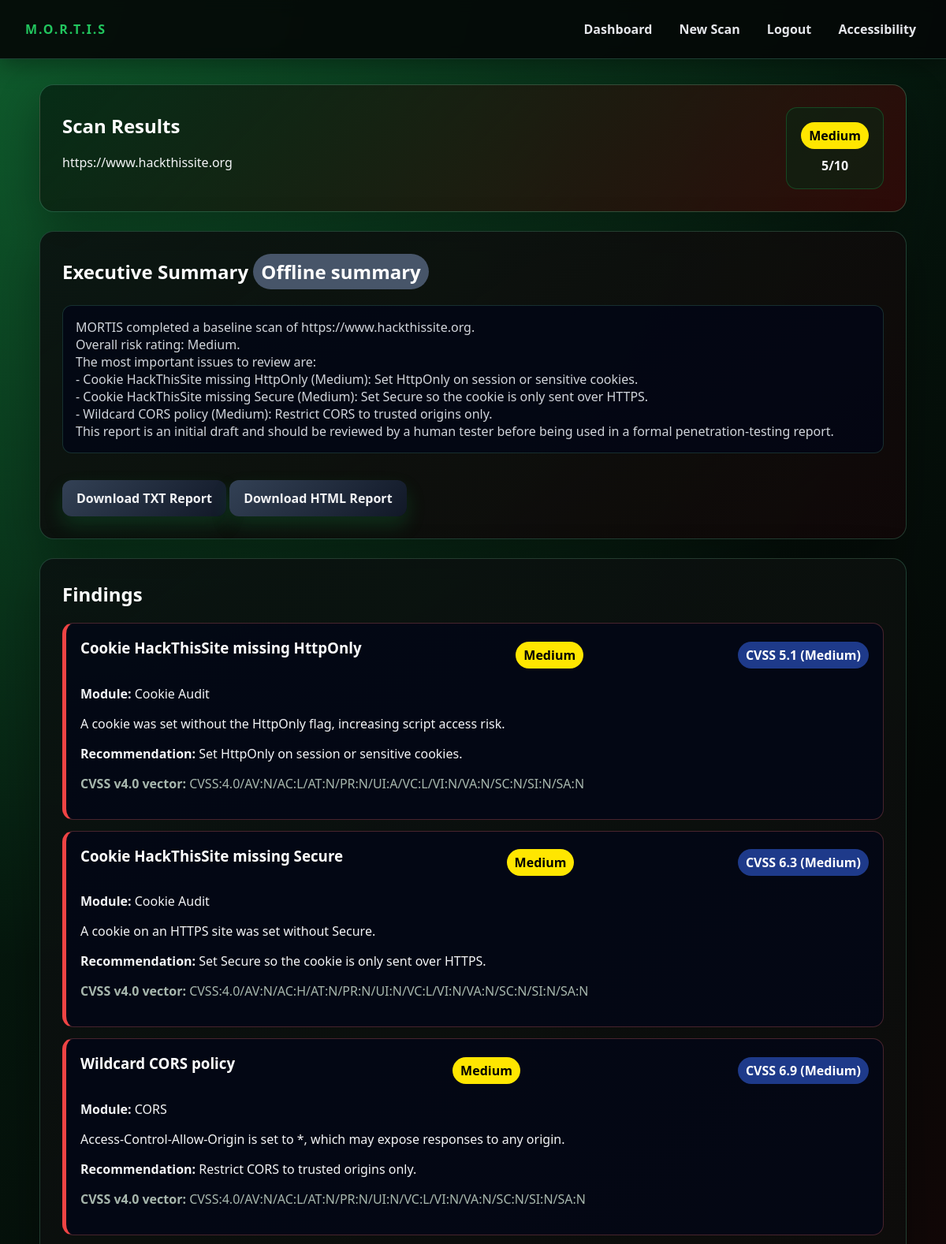
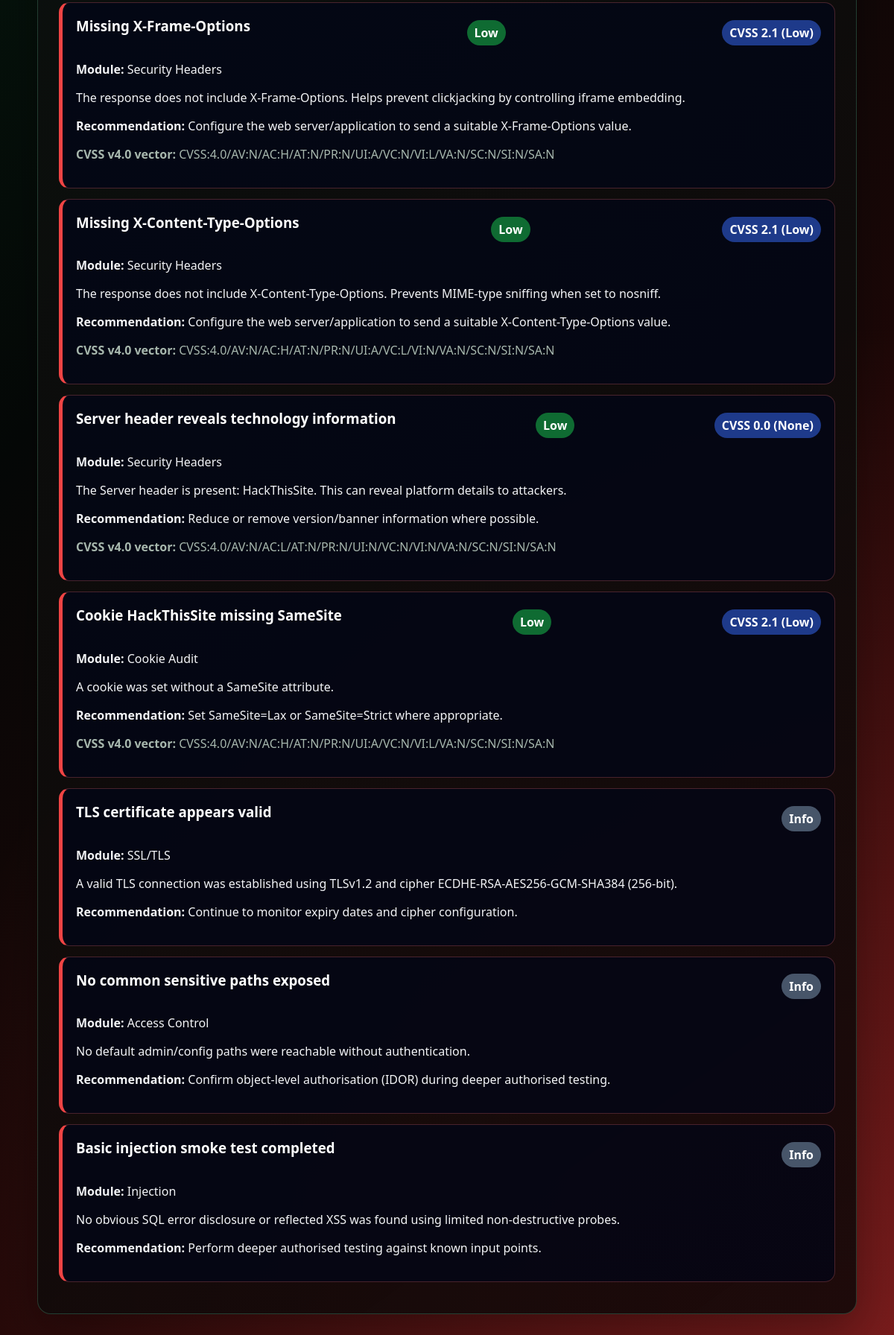
/results/18 (signed in), run on the app's committed database (2 pictures, top to bottom).
### app/models.py (models this page shows)
class Scan(db.Model):
    id = db.Column(db.Integer, primary_key=True)
    target_url = db.Column(db.String(500), nullable=False)
    created_at = db.Column(db.DateTime, default=datetime.utcnow)
    overall_score = db.Column(db.Integer, default=0)
    overall_rating = db.Column(db.String(20), default="Low")
    report_summary = db.Column(db.Text, default="")
    report_source = db.Column(db.String(20), default="")  # "api" | "offline" | ""
    status = db.Column(db.String(20), default="running")  # running | reporting | completed | failed
    modules_total = db.Column(db.Integer, default=0)
    modules_done = db.Column(db.Integer, default=0)
    current_module = db.Column(db.String(80), default="")
    findings = db.relationship(
        "Finding",
        backref="scan",
        cascade="all, delete-orphan",
        lazy=True,
        order_by="Finding.score.desc()"
    )

class Finding(db.Model):
    id = db.Column(db.Integer, primary_key=True)
    scan_id = db.Column(db.Integer, db.ForeignKey("scan.id"), nullable=False)
    module = db.Column(db.String(80), nullable=False)
    title = db.Column(db.String(200), nullable=False)
    severity = db.Column(db.String(20), nullable=False)
    score = db.Column(db.Integer, default=0)
    cvss_vector = db.Column(db.String(60), nullable=True)
    cvss_score = db.Column(db.Float, nullable=True)
    cvss_rating = db.Column(db.String(20), nullable=True)
    description = db.Column(db.Text, nullable=False)
    recommendation = db.Column(db.Text, nullable=False)

### app/routes.py (the view)
@bp.route("/results/<int:scan_id>")
@login_required
def results(scan_id):
    scan_record = Scan.query.get_or_404(scan_id)
    if scan_record.status in ("running", "reporting"):
        return redirect(url_for("main.scan_progress", scan_id=scan_id))
    return render_template("results.html", scan=scan_record)

### app/reporting.py (called while the page is built)
def format_summary(text: str) -> Markup:
    if not text:
        return Markup("")
    text = _DISCLAIMER_RE.sub("", text)
    out = []
    for line in text.split("\n"):
        stripped = line.strip()
        heading = re.match(r"^#{1,6}\s+(.*)$", stripped)
        if heading:
            out.append("<strong>" + str(escape(heading.group(1).strip())) + "</strong>")
            continue
        esc = str(escape(stripped))
        esc = re.sub(r"\*\*(.+?)\*\*", r"<strong>\1</strong>", esc)   # **bold**
        esc = re.sub(r"__(.+?)__", r"<strong>\1</strong>", esc)       # __bold__
        esc = re.sub(r"^\*\s+", "- ", esc)                            # '* ' bullet -> '- '
        out.append(esc)
    return Markup("\n".join(out))

### app/routes.py (called while the page is built)
def login_required(view):
    @wraps(view)
    def wrapped(*args, **kwargs):
        if "user_id" not in session:
            return redirect(url_for("main.login"))
        return view(*args, **kwargs)
    return wrapped

### app/templates/results.html (shortened to what this page needs)
{% extends "base.html" %}
{% block content %}
<section class="hero">
  <div>
    <h1>Scan Results</h1>
    <p>{{ scan.target_url }}</p>
  </div>
  <div class="scorebox">
    <span class="badge {{ scan.overall_rating|lower }}">{{ scan.overall_rating }}</span>
    <strong>{{ scan.overall_score }}/10</strong>
  </div>
</section>
<section class="card">
  <h2>Executive Summary
    {% if scan.report_source == 'api' %}
      <span class="badge cvss">AI-generated (Claude)</span>
    {% elif scan.report_source == 'offline' %}
      <span class="badge info">Offline summary</span>
    {% endif %}
  </h2>
  <pre class="summary">{{ scan.report_summary | format_summary }}</pre>
  <a class="button secondary" href="{{ url_for('main.download_report', scan_id=scan.id) }}">Download TXT Report</a>
  <a class="button secondary" href="{{ url_for('main.download_report_html', scan_id=scan.id) }}">Download HTML Report</a>
</section>
<section class="card">
  <h2>Findings</h2>
  {% for f in scan.findings %}
    <article class="finding">
      <div class="finding-head">
        <h3>{{ f.title }}</h3>
        <span class="badge {{ f.severity|lower }}">{{ f.severity }}</span>
        {% if f.cvss_score is not none %}
          <span class="badge cvss" title="{{ f.cvss_vector }}">CVSS {{ "%.1f"|format(f.cvss_score) }} ({{ f.cvss_rating }})</span>
        {% endif %}
      </div>
      <p><strong>Module:</strong> {{ f.module }}</p>
      <p>{{ f.description }}</p>
      <p><strong>Recommendation:</strong> {{ f.recommendation }}</p>
      {% if f.cvss_vector %}<p class="muted"><strong>CVSS v4.0 vector:</strong> {{ f.cvss_vector }}</p>{% endif %}
    </article>
  {% endfor %}
</section>
{% endblock %}

### app/static/css/style.css (style rules this page uses)
:root { --bg: #050807; --bg-red: #3a0707; --bg-green:#062915; --panel: rgba(10, 18, 16, 0.92); --panel-2: rgba(18, 8, 8, 0.88); --text: #f3f4f6; --muted: #a7b7ad; --line: rgba(110, 231, 183, 0.22); --accent: #ef4444; --accent-2:#22c55e; --danger: #dc2626; --success: #16a34a; }
*, *::before, *::after { box-sizing: border-box; }
body { margin: 0; font-family: "Aptos", "Aptos Display", "Segoe UI", Arial, sans-serif; color: var(--text); background: radial-gradient(circle at top left, rgba(34, 197, 94, 0.34), transparent 34%), radial-gradient(circle at bottom right, rgba(239, 68, 68, 0.34), transparent 38%), linear-gradient(135deg, var(--bg-green) 0%, var(--bg) 48%, var(--bg-red) 100%); background-attachment: fixed; }
button, input, select, textarea, .summary { font-family: inherit; }
h1, h2, h3 { margin-top: 0; color: #ffffff; }
a { color: #86efac; text-decoration: none; }
.muted { color: var(--muted); }
.hero { display: flex; justify-content: space-between; align-items: center; gap: 24px; padding: 28px; margin-bottom: 24px; background: linear-gradient(135deg, rgba(6, 41, 21, 0.92), rgba(58, 7, 7, 0.76)); border: 1px solid rgba(110, 231, 183, 0.26); border-radius: 18px; box-shadow: 0 20px 55px rgba(0, 0, 0, 0.32); }
.card { padding: 28px; margin-bottom: 24px; background: linear-gradient(145deg, var(--panel), var(--panel-2)); border: 1px solid rgba(110, 231, 183, 0.22); border-radius: 18px; box-shadow: 0 20px 60px rgba(0, 0, 0, 0.32); }
.finding { padding: 18px; margin: 14px 0; background: rgba(2, 6, 23, 0.74); border: 1px solid rgba(248, 113, 113, 0.28); border-left: 5px solid var(--accent); border-radius: 14px; }
.finding-head { display: flex; justify-content: space-between; align-items: center; gap: 16px; }
.summary { white-space: pre-wrap; padding: 16px; color: #d1d5db; background: rgba(2, 6, 23, 0.78); border: 1px solid rgba(110, 231, 183, 0.18); border-radius: 12px; }
.scorebox { display: grid; gap: 10px; text-align: center; padding: 18px; background: rgba(6, 41, 21, 0.55); border: 1px solid rgba(34, 197, 94, 0.26); border-radius: 14px; }
button, .button { display: inline-block; margin-top: 18px; padding: 12px 18px; background: linear-gradient(135deg, #15803d, #0f5c2e); color: #ffffff; font-weight: 800; border: 0; border-radius: 12px; cursor: pointer; box-shadow: 0 12px 24px rgba(22, 163, 74, 0.20); }
.secondary { background: linear-gradient(135deg, #334155, #111827); color: var(--text); }
.badge { display: inline-block; padding: 6px 10px; background: #334155; color: #ffffff; font-weight: 800; border-radius: 999px; }
.badge.info { background: #475569; color: #ffffff; }
.badge.low { background: #0f6b32; color: #ffffff; }
.badge.medium { background: #ffe600; color: #000000; }
.badge.cvss { background: #1e3a8a; color: #ffffff; font-weight: 700; }

### data on the page
Scan: target_url "https://www.hackthissite.org", overall_rating "Medium", overall_score "5", report_summary "MORTIS completed a baseline scan of https://www.hackthissite.org. Overall risk rating: Medium. The most important issues to review are: - Cookie HackThisSite missing HttpOnly (Medium): Set HttpOnly on session or sensitive cookies. - Cookie HackThisSite missing Secure (Medium): Set Secure so the cookie is only sent over HTTPS. - Wildcard CORS policy (Medium): Restrict CORS to trusted origins only. This report is an initial draft and should be reviewed by a human tester before being used in a formal penetration-testing report."
Finding: title "Cookie HackThisSite missing HttpOnly", severity "Medium", cvss_score "5.1", cvss_rating "Medium", module "Cookie Audit", description "A cookie was set without the HttpOnly flag, increasing script access risk.", recommendation "Set HttpOnly on session or sensitive cookies.", cvss_vector "CVSS:4.0/AV:N/AC:L/AT:N/PR:N/UI:A/VC:L/VI:N/VA:N/SC:N/SI:N/SA:N"
Finding: title "Cookie HackThisSite missing Secure", severity "Medium", cvss_score "6.3", cvss_rating "Medium", module "Cookie Audit", description "A cookie on an HTTPS site was set without Secure.", recommendation "Set Secure so the cookie is only sent over HTTPS.", cvss_vector "CVSS:4.0/AV:N/AC:H/AT:N/PR:N/UI:N/VC:L/VI:N/VA:N/SC:N/SI:N/SA:N"
Finding: title "Wildcard CORS policy", severity "Medium", cvss_score "6.9", cvss_rating "Medium", module "CORS", description "Access-Control-Allow-Origin is set to *, which may expose responses to any origin.", recommendation "Restrict CORS to trusted origins only.", cvss_vector "CVSS:4.0/AV:N/AC:L/AT:N/PR:N/UI:N/VC:L/VI:N/VA:N/SC:N/SI:N/SA:N"
Finding: title "Missing X-Frame-Options", severity "Low", cvss_score "2.1", cvss_rating "Low", module "Security Headers", description "The response does not include X-Frame-Options. Helps prevent clickjacking by controlling iframe embedding.", recommendation "Configure the web server/application to send a suitable X-Frame-Options value.", cvss_vector "CVSS:4.0/AV:N/AC:H/AT:N/PR:N/UI:A/VC:N/VI:L/VA:N/SC:N/SI:N/SA:N"
Finding: title "Missing X-Content-Type-Options", severity "Low", cvss_score "2.1", cvss_rating "Low", module "Security Headers", description "The response does not include X-Content-Type-Options. Prevents MIME-type sniffing when set to nosniff.", recommendation "Configure the web server/application to send a suitable X-Content-Type-Options value.", cvss_vector "CVSS:4.0/AV:N/AC:H/AT:N/PR:N/UI:A/VC:L/VI:N/VA:N/SC:N/SI:N/SA:N"
Finding: title "Server header reveals technology information", severity "Low", cvss_score "0.0", cvss_rating "None", module "Security Headers", description "The Server header is present: HackThisSite. This can reveal platform details to attackers.", recommendation "Reduce or remove version/banner information where possible.", cvss_vector "CVSS:4.0/AV:N/AC:L/AT:N/PR:N/UI:N/VC:N/VI:N/VA:N/SC:N/SI:N/SA:N"
Finding: title "Cookie HackThisSite missing SameSite", severity "Low", cvss_score "2.1", cvss_rating "Low", module "Cookie Audit", description "A cookie was set without a SameSite attribute.", recommendation "Set SameSite=Lax or SameSite=Strict where appropriate.", cvss_vector "CVSS:4.0/AV:N/AC:H/AT:N/PR:N/UI:A/VC:N/VI:L/VA:N/SC:N/SI:N/SA:N"
Finding: title "TLS certificate appears valid", severity "Info", module "SSL/TLS", description "A valid TLS connection was established using TLSv1.2 and cipher ECDHE-RSA-AES256-GCM-SHA384 (256-bit).", recommendation "Continue to monitor expiry dates and cipher configuration."
Finding: title "No common sensitive paths exposed", severity "Info", module "Access Control", description "No default admin/config paths were reachable without authentication.", recommendation "Confirm object-level authorisation (IDOR) during deeper authorised testing."
Finding: title "Basic injection smoke test completed", severity "Info", module "Injection", description "No obvious SQL error disclosure or reflected XSS was found using limited non-destructive probes.", recommendation "Perform deeper authorised testing against known input points."
